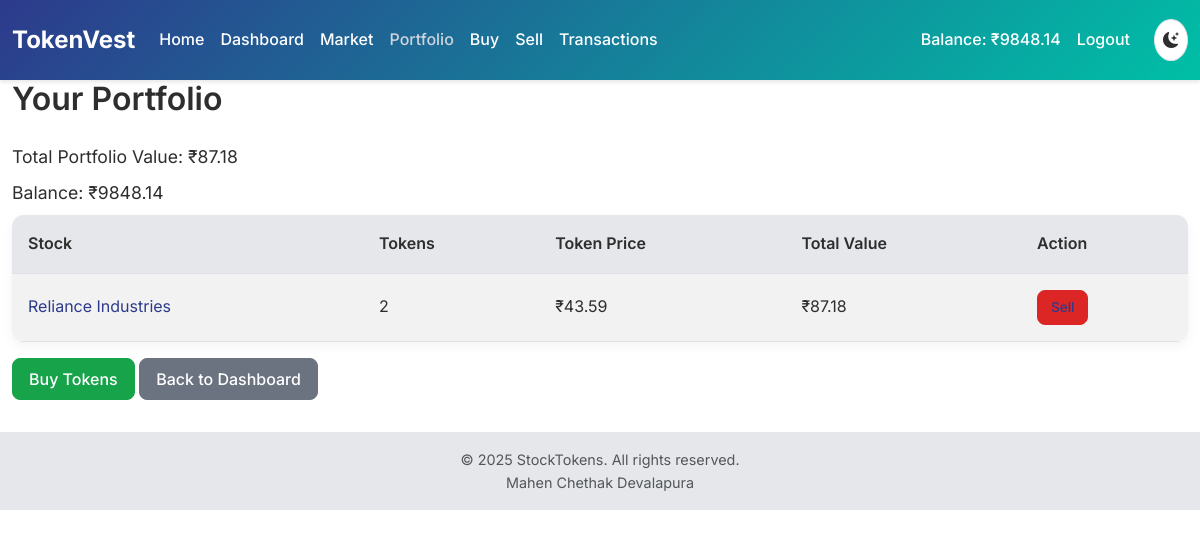
Page /portfolio (signed in) on the committed database.
### models.py (models this page shows, shortened)
class User(UserMixin, db.Model):
    id = db.Column(db.Integer, primary_key=True)
    name = db.Column(db.String(100), nullable=False)
    email = db.Column(db.String(100), unique=True, nullable=False, index=True)  # Added index for faster lookups
    password_hash = db.Column(db.String(256), nullable=False)  # Increased length for stronger hashing
    balance = db.Column(db.Float, default=10000.0, nullable=False)  # Starting with ₹10,000
    created_at = db.Column(db.DateTime, default=datetime.now, nullable=False)
    holdings = db.relationship('Holding', backref='user', lazy='dynamic')  # Changed to dynamic for query flexibility
    transactions = db.relationship('Transaction', backref='user', lazy='dynamic')

class Stock(db.Model):
    id = db.Column(db.Integer, primary_key=True)
    name = db.Column(db.String(100), nullable=False)
    symbol = db.Column(db.String(20), unique=True, nullable=False, index=True)  # Added index for faster lookups
    description = db.Column(db.Text, nullable=True)
    sector = db.Column(db.String(100), nullable=True)
    full_price = db.Column(db.Float, nullable=False)
    token_count = db.Column(db.Integer, nullable=False, default=100)  # Default to 100 tokens per share
    token_price = db.Column(db.Float, nullable=False)
    change_percent = db.Column(db.Float, default=0.0, nullable=False)
    last_updated = db.Column(db.DateTime, default=datetime.now, onupdate=datetime.now, nullable=False)
    is_active = db.Column(db.Boolean, default=True, nullable=False)  # Added to enable/disable stocks
    tokens = db.relationship('Token', backref='stock', lazy='dynamic')
    holdings = db.relationship('Holding', backref='stock', lazy='dynamic')
    transactions = db.relationship('Transaction', backref='stock', lazy='dynamic')

### app.py (the view)
@app.route('/portfolio')
@login_required
def portfolio():
    holdings = Holding.query.filter_by(user_id=current_user.id).all()
    portfolio_value = 0
    portfolio_items = []
    for holding in holdings:
        stock = Stock.query.get(holding.stock_id)
        try:
            live_data = get_nse_stock_price(stock.symbol)
            stock.full_price = live_data['price']
            stock.change_percent = live_data['change_percent']
            stock.token_price = calculate_token_price(live_data['price'], stock.token_count)
            db.session.commit()
        except Exception as e:
            print(f"Error updating price for {stock.symbol}: {e}")
        value = holding.token_quantity * stock.token_price
        portfolio_value += value
        portfolio_items.append({
            'stock': stock,
            'tokens': holding.token_quantity,
            'value': value
        })
    transactions = Transaction.query.filter_by(user_id=current_user.id).order_by(Transaction.date.desc()).limit(10).all()
    return render_template('portfolio.html',
                          portfolio_items=portfolio_items,
                          portfolio_value=portfolio_value,
                          transactions=transactions)

### app.py (called while the page is built)
@login_manager.user_loader
def load_user(user_id):
    return User.query.get(int(user_id))

@app.teardown_appcontext
def shutdown_scheduler(exception=None):
    if scheduler.running:
        scheduler.shutdown()

### utils/token_engine.py (called while the page is built)
def calculate_token_price(stock_price, token_count):
    if token_count <= 0:
        return 0
    return round(stock_price / token_count, 2)

### templates/portfolio.html (shortened to what this page needs)
<!DOCTYPE html>
<html lang="en">
  <head>
    <link
      href="https://cdn.jsdelivr.net/npm/bootstrap@5.3.0-alpha1/dist/css/bootstrap.min.css"
      rel="stylesheet"
    />
    <link
      rel="stylesheet"
      href="https://cdn.jsdelivr.net/npm/bootstrap-icons@1.8.1/font/bootstrap-icons.css"
    />
    <link
      rel="stylesheet"
      href="https://cdnjs.cloudflare.com/ajax/libs/font-awesome/6.1.1/css/all.min.css"
    />
  </head>
  <body>
    <nav class="navbar navbar-expand-lg navbar-dark">
      <div class="container">
        <a class="navbar-brand" href="/">TokenVest</a>
        <div class="collapse navbar-collapse" id="navbarNav">
          <ul class="navbar-nav me-auto">
            <li class="nav-item">
              <a class="nav-link" href="/">Home</a>
            </li>
            <li class="nav-item">
              <a class="nav-link" href="/dashboard">Dashboard</a>
            </li>
            <li class="nav-item">
              <a class="nav-link" href="/market">Market</a>
            </li>
            <li class="nav-item">
              <a class="nav-link active" href="/portfolio">Portfolio</a>
            </li>
            <li class="nav-item">
              <a class="nav-link" href="/buy">Buy</a>
            </li>
            <li class="nav-item">
              <a class="nav-link" href="/sell">Sell</a>
            </li>
            <li class="nav-item">
              <a class="nav-link" href="/transactions">Transactions</a>
            </li>
          </ul>
          <div class="navbar-nav align-items-center">
            <span class="nav-item nav-link text-light"
              >Balance: ₹{{ "{:.2f}".format(current_user.balance) }}</span
            >
            <a class="nav-link" href="/logout">Logout</a>
            <div class="theme-toggle">
              <button class="btn" id="themeToggle">
                <i class="bi bi-moon-stars-fill"></i>
              </button>
            </div>
          </div>
        </div>
      </div>
    </nav>
    <div class="container">
      <h2>Your Portfolio</h2>
      <p>Total Portfolio Value: ₹{{ portfolio_value | round(2) }}</p>
      <p>Balance: ₹{{ current_user.balance | round(2) }}</p>
      {% if portfolio_items %}
      <table class="table table-striped">
        <thead>
          <tr>
            <th>Stock</th>
            <th>Tokens</th>
            <th>Token Price</th>
            <th>Total Value</th>
            <th>Action</th>
          </tr>
        </thead>
        <tbody>
          {% for item in portfolio_items %}
          <tr>
            <td>
              <a href="{{ url_for('stock_detail', symbol=item.stock.symbol) }}"
                >{{ item.stock.name }}</a
              >
            </td>
            <td>{{ item.tokens }}</td>
            <td>₹{{ item.stock.token_price | round(2) }}</td>
            <td>₹{{ item.value | round(2) }}</td>
            <td>
              <a href="{{ url_for('sell') }}" class="btn btn-sm btn-danger"
                >Sell</a
              >
            </td>
          </tr>
          {% endfor %}
        </tbody>
      </table>
      {% else %}
      <p>You don't own any tokens yet.</p>
      {% endif %}
      <a href="{{ url_for('buy') }}" class="btn btn-success mt-3">Buy Tokens</a>
      <a href="{{ url_for('dashboard') }}" class="btn btn-secondary mt-3"
        >Back to Dashboard</a
      >
    </div>
    <footer class="py-3">
      <div class="container">
        <p class="text-center text-muted mb-0">
          © 2025 StockTokens. All rights reserved.
        </p>
        <p class="text-center text-muted mb-0">Mahen Chethak Devalapura</p>
      </div>
    </footer>
  </body>
</html>

### templates/portfolio.html (style rules this page uses)
* { margin: 0; padding: 0; box-sizing: border-box; }
body { font-family: "Inter", -apple-system, BlinkMacSystemFont, "Segoe UI", Roboto, sans-serif; line-height: 1.6; transition: background-color 0.3s ease, color 0.3s ease; }
:root { --bg-primary: #f5f7fa; --bg-secondary: #e5e7eb; --card-bg: #ffffff; --text-primary: #2e2e2e; --text-secondary: #6b7280; --primary-color: #2d3a8c; --accent-color: #00bfa6; --success-color: #16a34a; --danger-color: #dc2626; --border-color: #e5e7eb; --navbar-bg: #2d3a8c; --navbar-text: #ffffff; --button-hover-bg: #1f2a69; --disabled-color: #d1d5db; --card-shadow: 0px 4px 12px rgba(0, 0, 0, 0.05); --gradient: linear-gradient(135deg, #2d3a8c, #00bfa6); }
.navbar { padding: 1rem 0; background: var(--gradient); box-shadow: 0 2px 4px rgba(0, 0, 0, 0.1); }
.navbar-brand { font-size: 1.5rem; font-weight: 700; color: var(--navbar-text) !important; }
.navbar-nav .nav-link { color: var(--navbar-text) !important; font-weight: 500; transition: color 0.3s ease; }
.navbar-nav .nav-link:hover, .navbar-nav .nav-link.active { color: #d1d5db !important; }
.container { max-width: 1400px; padding: -1rem 1rem; color: var(--text-primary); }
h1, h2, h3, h5 { font-weight: 600; color: var(--text-primary); }
h2 { font-size: 2rem; margin-bottom: 1.5rem; }
.table { background-color: var(--card-bg); border-radius: 12px; overflow: hidden; margin-bottom: 0; box-shadow: var(--card-shadow); }
.table th { font-weight: 600; color: var(--text-primary); background-color: var(--bg-secondary); padding: 1rem; }
.table td { color: var(--text-primary); padding: 1rem; vertical-align: middle; }
.table-striped tbody tr:nth-of-type(odd) { background-color: rgba(0, 0, 0, 0.02); }
.table a { color: var(--primary-color); text-decoration: none; }
.btn { font-weight: 500; border-radius: 8px; padding: 0.5rem 1rem; transition: background-color 0.3s ease, transform 0.2s ease; }
.btn-success { background-color: var(--success-color); border-color: var(--success-color); }
.btn-danger { background-color: var(--danger-color); border-color: var(--danger-color); }
.btn-secondary { background-color: var(--text-secondary); border-color: var(--text-secondary); color: var(--card-bg); }
.btn-sm { padding: 0.4rem 0.8rem; font-size: 0.85rem; }
.theme-toggle { margin-left: 1rem; }
.theme-toggle .btn { border-radius: 50%; padding: 0.5rem; background-color: var(--card-bg); border: 1px solid var(--border-color); color: var(--text-primary); transition: background-color 0.3s ease, color 0.3s ease; }
p { font-size: 1.1rem; margin-bottom: 0.5rem; color: var(--text-primary); }
footer { background-color: var(--bg-secondary); color: var(--text-secondary); padding: 1.5rem 0; margin-top: 2rem; }
footer p { font-size: 0.9rem; }

### rows in the picture
User: balance "9848.14"
Stock: stock.name "Reliance Industries", stock.token_price "43.59"

### other values in the picture
{{ portfolio_value | round(2) }} "87.18"
{{ item.tokens }} "2"
{{ item.value | round(2) }} "87.18"
